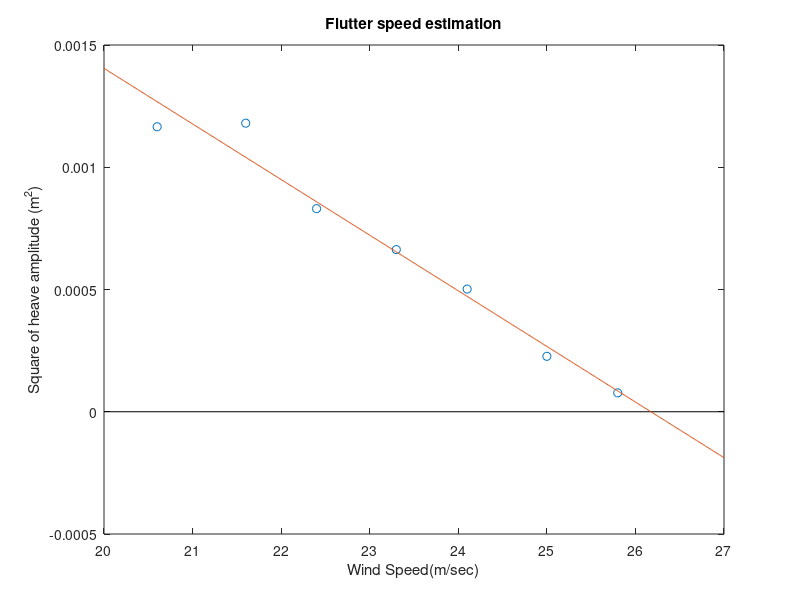
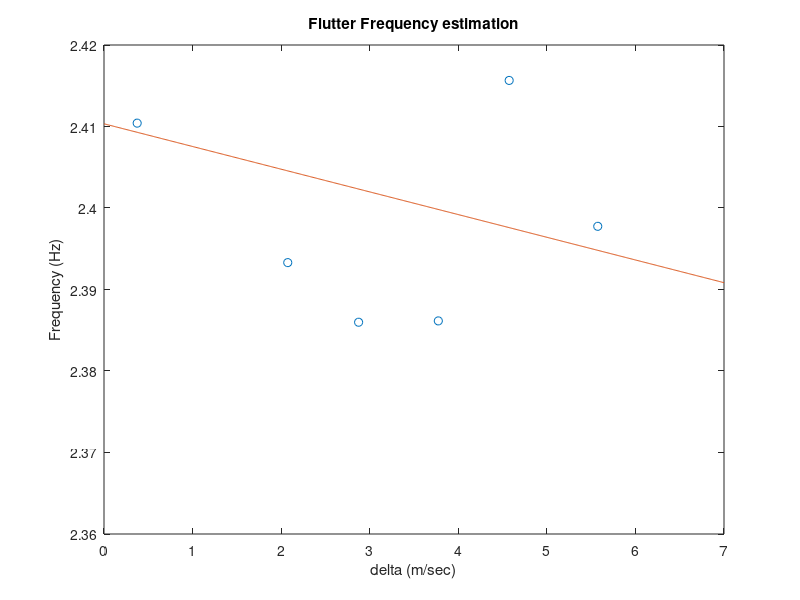
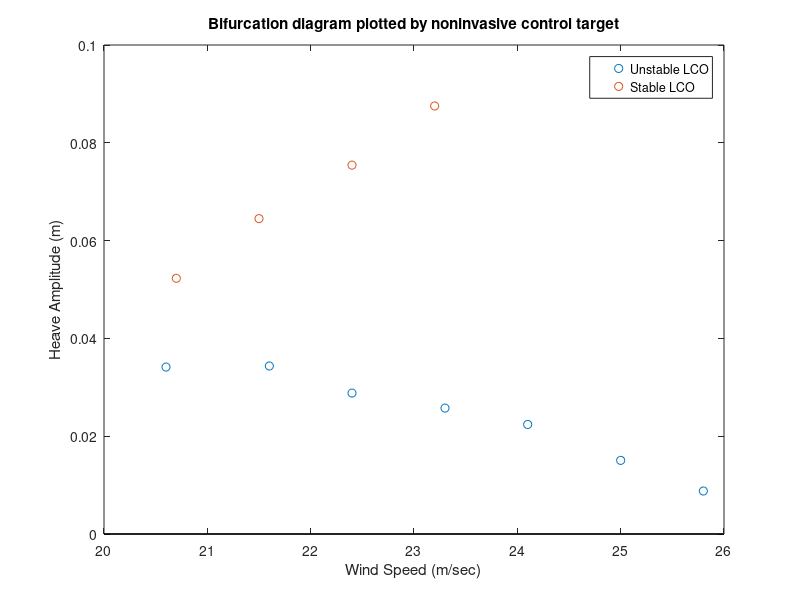
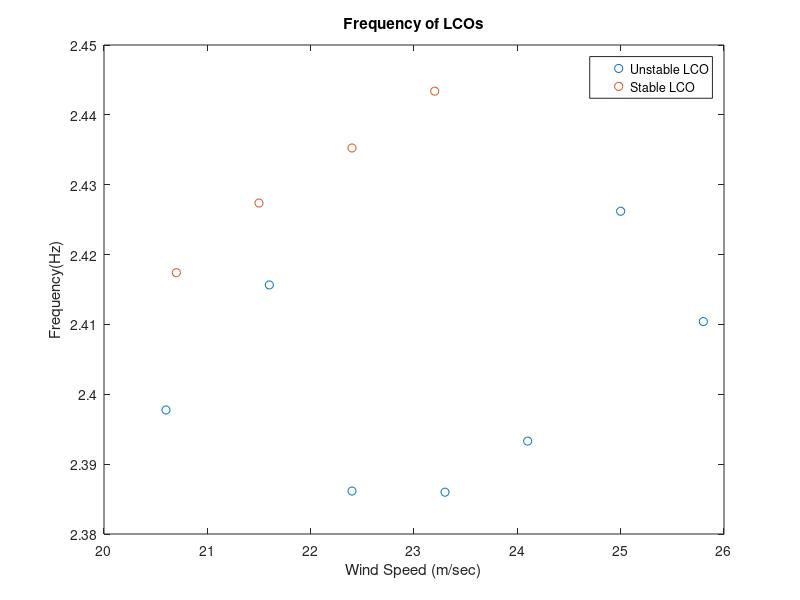

Here is the MATLAB script that generated these plots, in order:
clear all;
close all;

% Description of variables
% amp: amplitude of the noninvasive control target measured in the experiment
% U: Wind speed, freq: frequency of the oscillation, error1: (control error)^2
% error_t: control error computed from the time-series in data

load('CBC_v20_7') 
sen=18/100; % sensitivity of the heave response

amp(1)=amplitude; % amplitude of the heave response
U(1)=Wind_sped;
freq(1)=freq_actual;

ma=mean(data(4,:)); % mean position of the angle
a=data(4,:)-ma;
angle(1)=max(a);

mh=mean(data(1,:));
h=data(1,:)-mh;
ah=max(h);

mt=mean(data(2,:));
tt=data(2,:)-mt;
at=max(tt);

Uamp2(1)=ah;
error_t(1)=at-ah;
%%
load('CBC_v21_6')%%

amp(2)=amplitude; % amplitude of the heave response
U(2)=Wind_sped;
freq(2)=freq_actual;

ma=mean(data(4,:)); % mean position of the angle
a=data(4,:)-ma;
angle(2)=max(a);

mh=mean(data(1,:));
h=data(1,:)-mh;
ah=max(h);

mt=mean(data(2,:));
tt=data(2,:)-mt;
at=max(tt);

Uamp2(2)=ah;
error_t(2)=at-ah;
%%

load('CBC_v22_4')

amp(3)=amplitude; % amplitude of the heave response
U(3)=Wind_sped;
freq(3)=freq_actual;

ma=mean(data(4,:)); % mean position of the angle
a=data(4,:)-ma;
angle(2)=max(a);

mh=mean(data(1,:));
h=data(1,:)-mh;
ah=max(h);

mt=mean(data(2,:));
tt=data(2,:)-mt;
at=max(tt);

Uamp2(3)=ah;
error_t(3)=at-ah;

load('CBC_v23_3') %%

amp(4)=amplitude; % amplitude of the heave response
U(4)=Wind_sped;
freq(4)=freq_actual;

ma=mean(data(4,:)); % mean position of the angle
a=data(4,:)-ma;
angle(2)=max(a);

mh=mean(data(1,:));
h=data(1,:)-mh;
ah=max(h);

mt=mean(data(2,:));
tt=data(2,:)-mt;
at=max(tt);

Uamp2(4)=ah;
error_t(4)=at-ah;

load('CBC_v24_1')
amp(5)=amplitude; % amplitude of the heave response
U(5)=Wind_sped;
freq(5)=freq_actual;

ma=mean(data(4,:)); % mean position of the angle
a=data(4,:)-ma;
angle(2)=max(a);

mh=mean(data(1,:));
h=data(1,:)-mh;
ah=max(h);

mt=mean(data(2,:));
tt=data(2,:)-mt;
at=max(tt);

Uamp2(5)=ah;
error_t(5)=at-ah;

load('CBC_v25_0')
amp(6)=amplitude; % amplitude of the heave response
U(6)=Wind_sped;
freq(6)=freq_actual;

ma=mean(data(4,:)); % mean position of the angle
a=data(4,:)-ma;
angle(2)=max(a);

mh=mean(data(1,:));
h=data(1,:)-mh;
ah=max(h);

mt=mean(data(2,:));
tt=data(2,:)-mt;
at=max(tt);

Uamp2(6)=ah;
error_t(6)=at-ah;


load('CBC_v25_8')
amp(7)=amplitude; % amplitude of the heave response
U(7)=Wind_sped;
freq(7)=freq_actual;

ma=mean(data(4,:)); % mean position of the angle
a=data(4,:)-ma;
angle(2)=max(a);

mh=mean(data(1,:));
h=data(1,:)-mh;
ah=max(h);

mt=mean(data(2,:));
tt=data(2,:)-mt;
at=max(tt);

Uamp2(7)=ah;
error_t(7)=at-ah;
%% stable data

load('CBC_stable_v20_7')
s_amp(1)=amplitude;
s_U(1)=Wind_sped;
s_freq(1)=freq_actual;

ma=mean(data(4,:));
a=data(4,:)-ma;
sangle(1)=max(a);

mh=mean(data(1,:));
h=data(1,:)-mh;
ah=max(h);
Samp2(1)=ah;

load('CBC_stable_v21_5')
s_amp(2)=amplitude;
s_U(2)=Wind_sped;
s_freq(2)=freq_actual;

ma=mean(data(4,:));
a=data(4,:)-ma;
sangle(2)=max(a);

mh=mean(data(1,:));
h=data(1,:)-mh;
ah=max(h);
Samp2(2)=ah;

load('CBC_stable_v22_4')
s_amp(3)=amplitude;
s_U(3)=Wind_sped;
s_freq(3)=freq_actual;

ma=mean(data(4,:));
a=data(4,:)-ma;
sangle(3)=max(a);

mh=mean(data(1,:));
h=data(1,:)-mh;
ah=max(h);
Samp2(3)=ah;

load('CBC_stable_v23_2')
s_amp(4)=amplitude;
s_U(4)=Wind_sped;
s_freq(4)=freq_actual;

%%
ma=mean(data(4,:));
a=data(4,:)-ma;
sangle(4)=max(a);

mh=mean(data(1,:));
h=data(1,:)-mh;
ah=max(h);
Samp2(4)=ah;

%% Flutter speed and frequency estimation

amp=amp*sen;
s_amp=s_amp*sen;
Uamp2=Uamp2*sen;
Samp2=Samp2*sen;

amp2=amp.^2;

p = polyfit(U,amp2,1);

uu=20:0.01:27;

reg_curve=p(1)*uu+p(2);

figure(1)
stem(U,amp2,'LineStyle','none');
hold on;
plot(uu,reg_curve);
xlabel('Wind Speed(m/sec)')
ylabel('Square of heave amplitude (m^2)')
title('Flutter speed estimation')

flutter_speed=-p(2)/p(1);

delta=flutter_speed-U;

p2 = polyfit(delta,freq,1);

delta2=0:0.01:7;
reg_curve_f=p2(1)*delta2+p2(2);

flutter_freq=p2(2);

figure(2)
stem(delta,freq,'LineStyle','none')
hold on

plot(delta2,reg_curve_f)
xlabel('delta (m/sec)')
ylabel('Frequency (Hz)')
ylim([2.36 2.42])
title('Flutter Frequency estimation')


figure(3)
stem(U,amp,'LineStyle','none');
hold on;
stem(s_U,s_amp,'LineStyle','none');
xlabel('Wind Speed (m/sec)')
ylabel('Heave Amplitude (m)')
legend('Unstable LCO','Stable LCO')
title('Bifurcation diagram plotted by noninvasive control target')

figure(4)
stem(U,freq,'LineStyle','none');
hold on;
stem(s_U,s_freq,'LineStyle','none');
ylim([2.38 2.45])
xlabel('Wind Speed (m/sec)')
ylabel('Frequency(Hz)')
legend('Unstable LCO','Stable LCO')
title('Frequency of LCOs')

figure(5)
stem(U,Uamp2,'LineStyle','none');
hold on;
stem(s_U,Samp2,'LineStyle','none');
xlabel('Wind Speed (m/sec)')
ylabel('Heave Amplitude (m)')
legend('Unstable LCO','Stable LCO')
title('Bifurcation diagram plotted by time-series')
